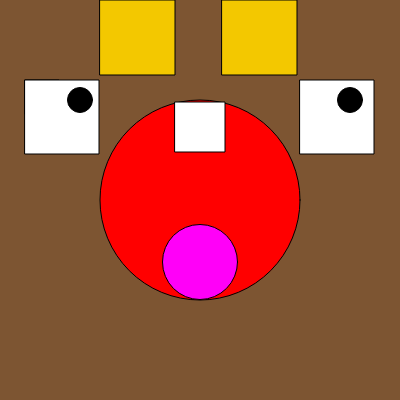
Frame 1 (no input)
Frame 60 (no input): identical to frame 1, image omitted
Frame 120 (the mouse pressed at the canvas centre since frame 60): identical to frame 1, image omitted

The p5.js sketch that drew this single still picture (run headless with seeded random() and noise() and a simulated clock; from frame 60 on, the mouse is pressed at the canvas centre):

// p5.js sketch
// ── sketch.js
function setup() {
  createCanvas(400, 400);
}
  
  
function draw() {
background (125,85,50)
rect (25,80,34)
fill (255,255,255)
rect (25,80,74)
fill (0,0,0)
ellipse (80,100,25)
  fill(255,0,0)
ellipse ( 200,200,200)
fill (255,255,255)
rect (300,80,74)
fill (0,0,0)
ellipse (350,100,25)
fill (255,0,248)
ellipse (200,262,75)
fill (255,255,255)
rect (175,102,50)
fill (243,200,0)
rect (100,0,75)
rect (222,0,75)
fill (0,0,0)
}
